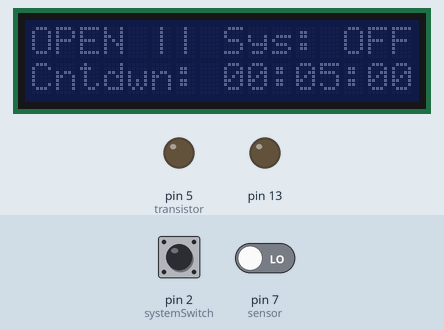
This sketch was run on a simulated Arduino Uno, built with avr-gcc and run on an emulated ATmega328P. On the bench: 16×2 character LCD, output pins drawn as LEDs (lit = HIGH). The inputs (shaded band) are chosen by the test bench; at power-on: pin 7 (sensor) LOW, pin 2 (systemSwitch) HIGH.

Above: at 1.2 s.
1.3 s: pin 7 (sensor) driven HIGH
At 2.5 s:
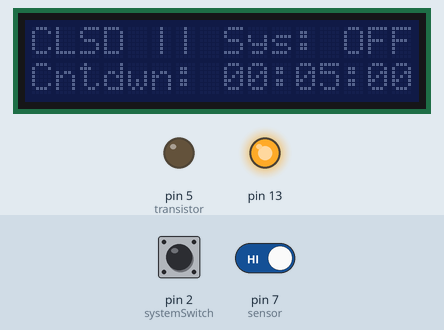
3.6 s: pin 2 (systemSwitch) pulled LOW for 1 s
At 4.7 s:
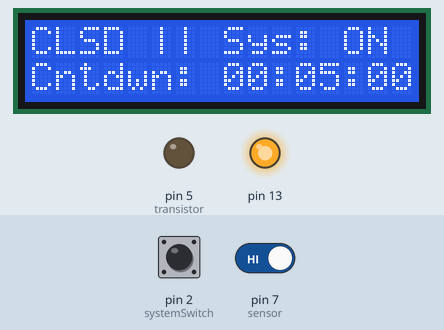
6.7 s: pin 2 (systemSwitch) pulled LOW for 3.2 s
11.8 s: pin 7 (sensor) driven LOW
At 13.6 s:
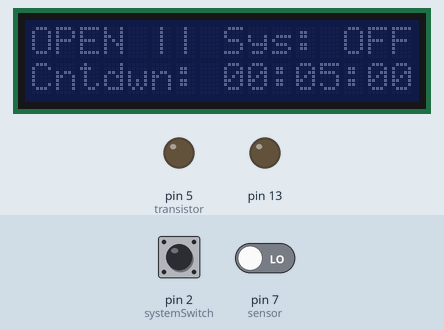
13.9 s: pin 2 (systemSwitch) pulled LOW for 1 s
At 15.2 s:
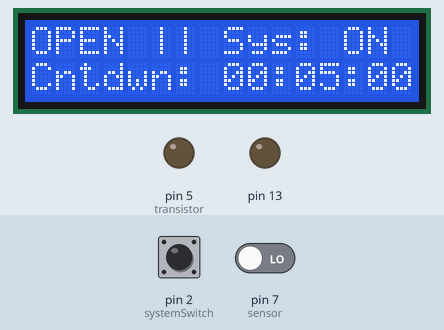
Timing chart, 0 to 16.9 s (numbered marks = the images above; inputs shaded):
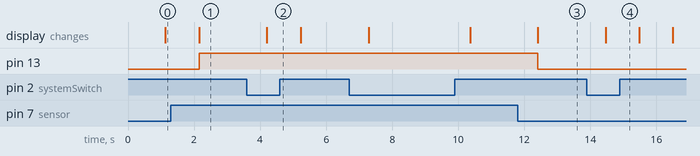

The sketch:

Garage_Door_Automatic_Closer.ino
```cpp
#include <LiquidCrystal_I2C.h>
#include <Wire.h>
LiquidCrystal_I2C lcd(0x27, 16, 2); //0x27 is the i2c address, while 16 = columns, and 2 = rows.

int sensor = 7;

int systemSwitch = 2;
int transistor = 5;

int S; //count seconds
int M; // count minutes
int H; // count hours

bool active = false;

void setup()
{

  pinMode(systemSwitch, INPUT_PULLUP);
  pinMode(sensor, INPUT);
  pinMode(transistor, OUTPUT);
  pinMode(13, OUTPUT);

  Serial.begin(9600);

  lcd.init();  //initialize the lcd
  lcd.backlight();  //open the backlight

  lcd.setCursor(0, 0);
  lcd.print ("---- || Sys: ---");
  lcd.setCursor(0, 1);
  lcd.print ("Cntdwn:   :  :  ");
}
//********************************************************
void loop() {
  if (digitalRead(systemSwitch) == HIGH) {
    lcd.setCursor(13, 0);
    lcd.print ("OFF");
    resetTimer();
    lcd.noBacklight();
  }
  else {
    lcd.setCursor(13, 0);
    lcd.print ("ON ");
    lcd.backlight();
  }

  if (digitalRead(sensor) == HIGH) {
    digitalWrite(13, HIGH);
  }
  else {
    digitalWrite(13, LOW);
  }


  if (digitalRead(sensor) == LOW) { //If sensor detects that the door is open, these statements execute
    active = true;
    lcd.setCursor(0, 0);
    lcd.print ("OPEN");
  }

  if ((S == 0 && M == 0 && H == 0) && digitalRead(sensor) == LOW) { //If sensor does not detect door, it outputs HIGH
    resetTimer();
    if (digitalRead(systemSwitch) == LOW) {
      digitalWrite(transistor, HIGH);
      delay(250);
      digitalWrite(transistor, LOW);
    }
  }

  if (digitalRead(sensor) == HIGH) { //If sensor does not detect door, it outputs HIGH
    resetTimer();
    lcd.setCursor(0, 0);
    lcd.print ("CLSD");
  }

  if (active == true && digitalRead(systemSwitch) == LOW) {
    S--;
  }

  delay(1000);
  runTimer();
}

void resetTimer() {
  active = false;

  S = 00;
  M = 05;
  H = 00;
}

void runTimer() {

  if (active == true) { //Really, the statements of this if statement are unnecessary for this project
    if (S < 0)
    {
      M--;
      S = 59;
    }
    if (M < 0)
    {
      H--;
      M = 59;
    }
  }

  if (H < 0) {
    H = 23;
    M = 59;
    S = 59;
  }

  if (M > 9)
  {
    lcd.setCursor(11, 1);
    lcd.print(M);
  }
  else
  {
    lcd.setCursor(11, 1);
    lcd.print("0");
    lcd.setCursor(12, 1);
    lcd.print(M);
    lcd.setCursor(13, 1);
    lcd.print(":");
  }

  if (S > 9)
  {
    lcd.setCursor(14, 1);
    lcd.print(S);
  }
  else
  {
    lcd.setCursor(14, 1);
    lcd.print("0");
    lcd.setCursor(15, 1);
    lcd.print(S);
    lcd.setCursor(16, 1);
    lcd.print(" ");
  }

  if (H > 9)
  {
    lcd.setCursor(8, 1);
    lcd.print (H);
  }
  else
  {
    lcd.setCursor(8, 1);
    lcd.print("0");
    lcd.setCursor(9, 1);
    lcd.print(H);
    lcd.setCursor(10, 1);
    lcd.print(":");
  }
}
```

Measured:
- after the input at 1.3 s, pin 13: LOW → HIGH after 0.85 s; the display: changes after 0.86 s (image 1)
- after the input at 3.6 s, the display: changes after 0.61 s (image 2)
- after the input at 11.8 s, pin 13: HIGH → LOW after 0.61 s; the display: changes after 0.61 s (image 3)
- after the input at 13.9 s, the display: changes after 0.56 s (image 4)
